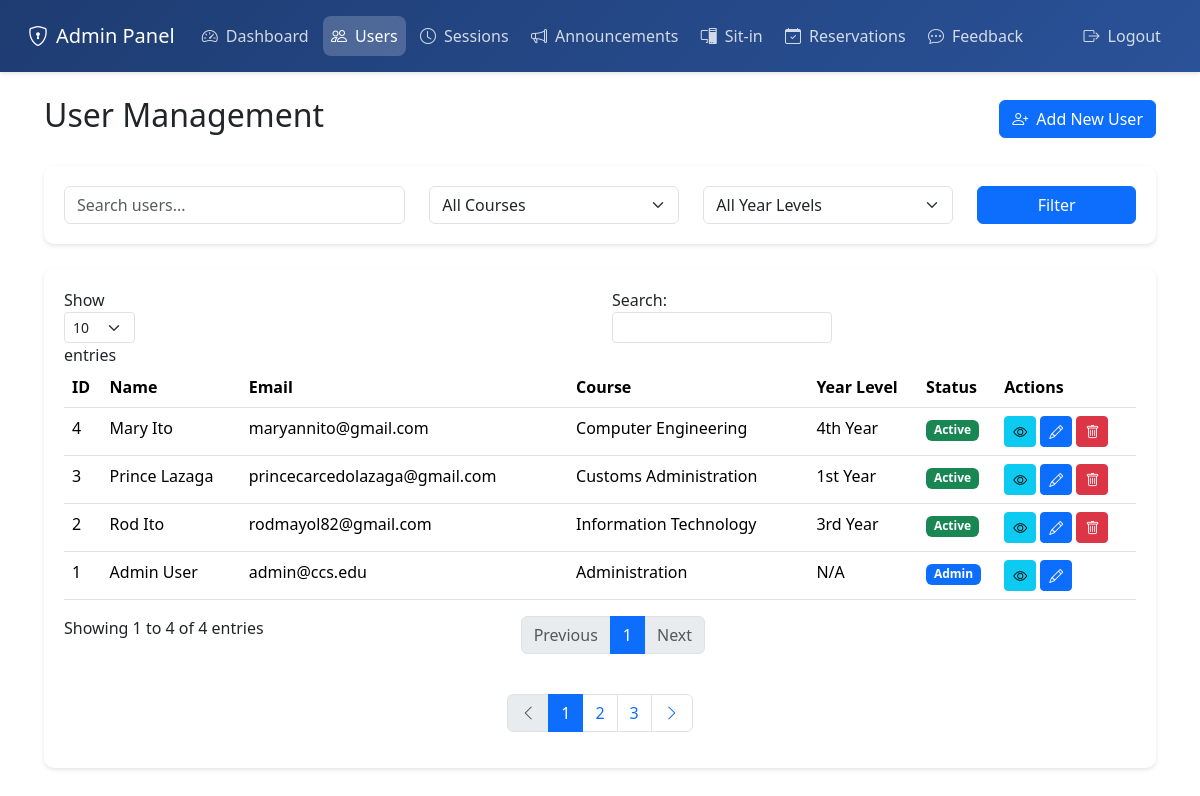
/admin/users (signed in), run on an earlier commit of the app's database.
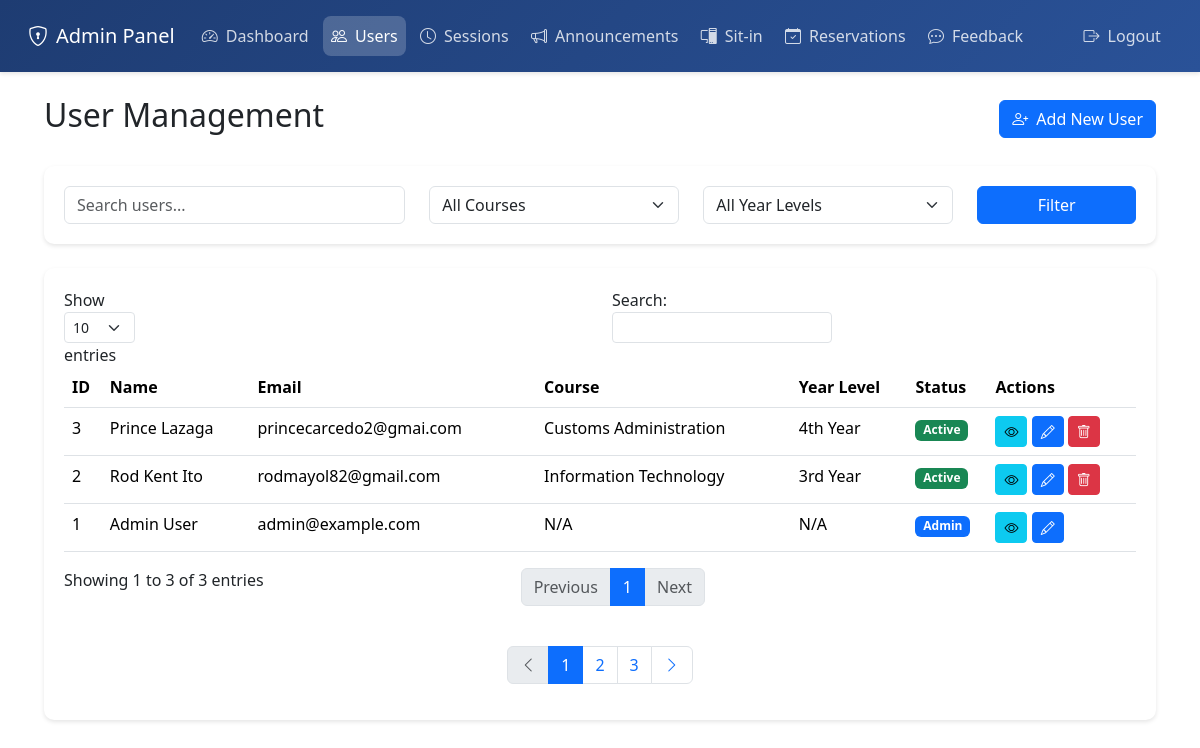
And on a later commit of the database.
### tables this page shows
CREATE TABLE users (
                id INTEGER PRIMARY KEY AUTOINCREMENT,
                username TEXT UNIQUE NOT NULL,
                password TEXT NOT NULL,
                firstname TEXT NOT NULL,
                midname TEXT,
                lastname TEXT NOT NULL,
                email TEXT UNIQUE NOT NULL,
                course TEXT NOT NULL,
                yearlevel TEXT NOT NULL,
                is_admin INTEGER DEFAULT 0,
                profile_pic TEXT
            );

### app.py (the view)
    def decorated_function(*args, **kwargs):
        print("==== ADMIN REQUIRED DECORATOR ====")
        print("Current session:", session)
        print("'admin' in session:", 'admin' in session)
        if 'admin' in session:
            print("session['admin'] value:", session['admin'])
        if 'user' in session:
            print("User in session:", session['user'])
            if 'is_admin' in session['user']:
                print("user['is_admin'] value:", session['user']['is_admin'])
        if "admin" not in session or not session["admin"]:
            print("Admin authentication failed, redirecting to login")
            flash("Please login as admin first.", "error")
            return redirect(url_for("login_page"))
        print("Admin authentication successful")
        return f(*args, **kwargs)

### app.py (called while the page is built)
@app.route("/admin/users")
@admin_required
def admin_users():
    con = sqlite3.connect("users.db")
    con.row_factory = sqlite3.Row
    cur = con.cursor()
    cur.execute("SELECT * FROM users ORDER BY id DESC")
    users = cur.fetchall()
    con.close()
    return render_template("admin_users.html", users=users)

### templates/admin_users.html (shortened to what the changed rows need)
<!DOCTYPE html>
<html lang="en">
<head>
    <link href="https://cdn.jsdelivr.net/npm/bootstrap@5.3.2/dist/css/bootstrap.min.css" rel="stylesheet">
    <link rel="stylesheet" href="https://cdn.jsdelivr.net/npm/bootstrap-icons@1.11.1/font/bootstrap-icons.css">
</head>
<body>
    <div class="main-content">
        <div class="container-fluid">
            <div class="d-flex justify-content-between align-items-center mb-4">
                <h2>User Management</h2>
            </div>
            <div class="user-card">
                <div class="table-responsive">
                    <table class="table table-hover" id="usersTable">
                        <thead>
                            <tr>
                                <th>ID</th>
                                <th>Name</th>
                                <th>Email</th>
                                <th>Course</th>
                                <th>Year Level</th>
                                <th>Status</th>
                                <th>Actions</th>
                            </tr>
                        </thead>
                        <tbody>
                            {% for user in users %}
                            <tr>
                                <td>{{ user.id }}</td>
                                <td>{{ user.firstname }} {{ user.lastname }}</td>
                                <td>{{ user.email }}</td>
                                <td>{{ user.course }}</td>
                                <td>{{ user.yearlevel }}</td>
                                <td>
                                    <span class="badge {% if user.is_admin %}bg-primary{% else %}bg-success{% endif %}">
                                        {% if user.is_admin %}Admin{% else %}Active{% endif %}
                                    </span>
                                </td>
                                <td>
                                    <button class="btn btn-info btn-sm" onclick="viewUserDetails('{{ user.id }}')">
                                        <i class="bi bi-eye"></i>
                                    </button>
                                    <button class="btn btn-primary btn-sm" onclick="editUser('{{ user.id }}')">
                                        <i class="bi bi-pencil"></i>
                                    </button>
                                    {% if not user.is_admin %}
                                    <button class="btn btn-danger btn-sm" onclick="deleteUser('{{ user.id }}')">
                                        <i class="bi bi-trash"></i>
                                    </button>
                                    {% endif %}
                                </td>
                            </tr>
                            {% endfor %}
                        </tbody>
                    </table>
                </div>
                <nav class="mt-4">
                    <ul class="pagination justify-content-center">
                    </ul>
                </nav>
            </div>
        </div>
    </div>
</body>
</html>

What changed in the data, as far as the page shows it:
removed users: id "4", firstname "Mary", lastname "Ito", email "maryannito@gmail.com", course "Computer Engineering", yearlevel "4th Year", is_admin "Active"
changed users "Prince": email "princecarcedolazaga@gmail.com" → "princecarcedo2@gmai.com"; yearlevel "1st Year" → "4th Year"
changed users "Ito": firstname "Rod" → "Rod Kent"
changed users "Admin": email "admin@ccs.edu" → "admin@example.com"; course "Administration" → "N/A"
Also different on the page:
text written by a page script: "Show entries Search: Showing 1 to 4 of 4 entries Previous 1 Next" → "Show entries Search: Showing 1 to 3 of 3 entries Previous 1 Next"
